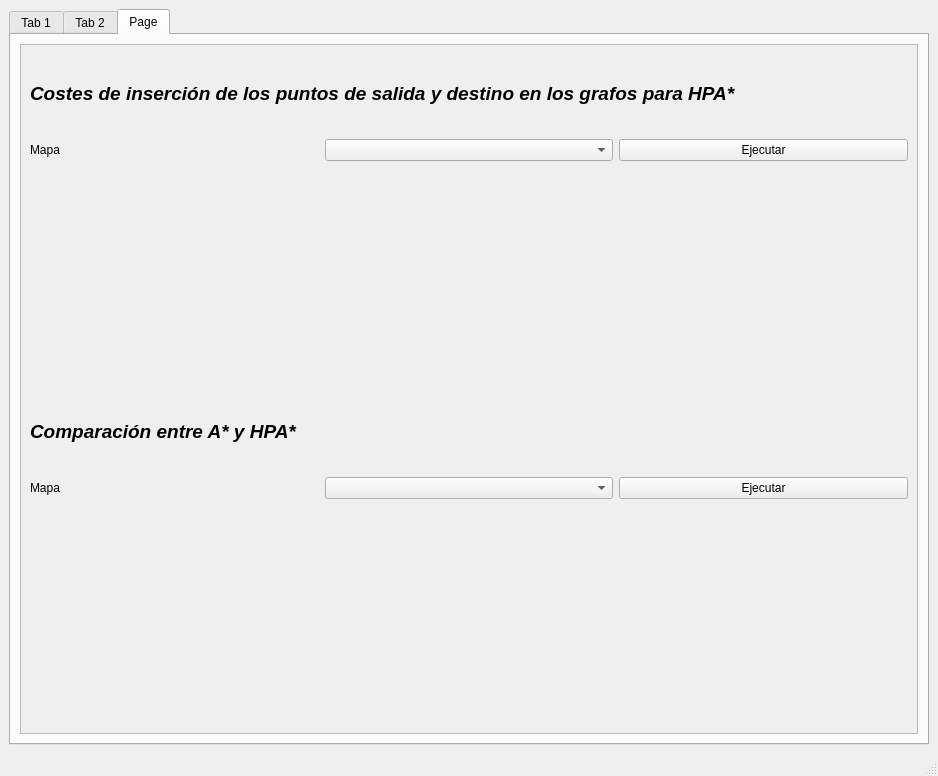
<?xml version="1.0" encoding="UTF-8"?>
<ui version="4.0">
 <class>MainWindow</class>
 <widget class="QMainWindow" name="MainWindow">
  <property name="geometry">
   <rect>
    <x>0</x>
    <y>0</y>
    <width>938</width>
    <height>776</height>
   </rect>
  </property>
  <property name="windowTitle">
   <string>MainWindow</string>
  </property>
  <widget class="QWidget" name="centralwidget">
   <layout class="QVBoxLayout" name="verticalLayout_2">
    <item>
     <widget class="QTabWidget" name="tabWidget">
      <property name="currentIndex">
       <number>2</number>
      </property>
      <widget class="QWidget" name="aEstrella">
       <attribute name="title">
        <string>Tab 1</string>
       </attribute>
       <layout class="QHBoxLayout" name="horizontalLayout_3">
        <item>
         <layout class="QGridLayout" name="gridLayoutA">
          <item row="0" column="2" rowspan="9">
           <widget class="QLabel" name="mapaAEstrella">
            <property name="text">
             <string/>
            </property>
           </widget>
          </item>
          <item row="0" column="0">
           <widget class="QLabel" name="filaIAText">
            <property name="text">
             <string>Fila inicial</string>
            </property>
           </widget>
          </item>
          <item row="0" column="1">
           <widget class="QSpinBox" name="filaIA">
            <property name="maximum">
             <number>511</number>
            </property>
           </widget>
          </item>
          <item row="1" column="1">
           <widget class="QSpinBox" name="columnaIA">
            <property name="maximum">
             <number>511</number>
            </property>
           </widget>
          </item>
          <item row="1" column="0">
           <widget class="QLabel" name="columnaIAText">
            <property name="text">
             <string>Columna inicial</string>
            </property>
           </widget>
          </item>
          <item row="2" column="0">
           <widget class="QLabel" name="filaFAText">
            <property name="text">
             <string>Fila final</string>
            </property>
           </widget>
          </item>
          <item row="2" column="1">
           <widget class="QSpinBox" name="filaFA">
            <property name="maximum">
             <number>511</number>
            </property>
           </widget>
          </item>
          <item row="3" column="1">
           <widget class="QSpinBox" name="columnaFA">
            <property name="maximum">
             <number>511</number>
            </property>
           </widget>
          </item>
          <item row="3" column="0">
           <widget class="QLabel" name="columnaFAText">
            <property name="text">
             <string>Columna final</string>
            </property>
           </widget>
          </item>
          <item row="4" column="0">
           <widget class="QLabel" name="mapaaText">
            <property name="text">
             <string>Mapa</string>
            </property>
           </widget>
          </item>
          <item row="4" column="1">
           <widget class="QComboBox" name="mapasa"/>
          </item>
          <item row="5" column="0" rowspan="3" colspan="2">
           <widget class="QLabel" name="datosAEstrella">
            <property name="text">
             <string>Ejecuta el programa para A*</string>
            </property>
           </widget>
          </item>
          <item row="8" column="0" colspan="2">
           <widget class="QPushButton" name="ejecutaAEstrella">
            <property name="text">
             <string>Ejecutar</string>
            </property>
           </widget>
          </item>
         </layout>
        </item>
       </layout>
      </widget>
      <widget class="QWidget" name="hpaEstrella">
       <attribute name="title">
        <string>Tab 2</string>
       </attribute>
       <layout class="QHBoxLayout" name="horizontalLayout_2">
        <item>
         <layout class="QGridLayout" name="gridLayoutHPA">
          <item row="4" column="1">
           <widget class="QComboBox" name="mapashpa"/>
          </item>
          <item row="4" column="0">
           <widget class="QLabel" name="mapahpaText">
            <property name="text">
             <string>Mapa</string>
            </property>
           </widget>
          </item>
          <item row="0" column="2" rowspan="8">
           <widget class="QLabel" name="mapaHPA">
            <property name="text">
             <string/>
            </property>
           </widget>
          </item>
          <item row="1" column="0">
           <widget class="QLabel" name="columnaIhpaText">
            <property name="text">
             <string>Columna inicial</string>
            </property>
           </widget>
          </item>
          <item row="0" column="0">
           <widget class="QLabel" name="filaIhpaText">
            <property name="text">
             <string>Fila inicial</string>
            </property>
           </widget>
          </item>
          <item row="2" column="0">
           <widget class="QLabel" name="filaFHPAText">
            <property name="text">
             <string>Fila final</string>
            </property>
           </widget>
          </item>
          <item row="5" column="0" rowspan="2" colspan="2">
           <widget class="QLabel" name="datosHPA">
            <property name="text">
             <string>Ejecuta el programa para HPA*</string>
            </property>
           </widget>
          </item>
          <item row="0" column="1">
           <widget class="QSpinBox" name="filaIHPA">
            <property name="maximum">
             <number>511</number>
            </property>
           </widget>
          </item>
          <item row="7" column="0" colspan="2">
           <widget class="QPushButton" name="ejecutaHPA">
            <property name="text">
             <string>Ejecutar</string>
            </property>
           </widget>
          </item>
          <item row="1" column="1">
           <widget class="QSpinBox" name="columnaIHPA">
            <property name="maximum">
             <number>511</number>
            </property>
           </widget>
          </item>
          <item row="3" column="0">
           <widget class="QLabel" name="columnaFHPAText">
            <property name="text">
             <string>Columna final</string>
            </property>
           </widget>
          </item>
          <item row="2" column="1">
           <widget class="QSpinBox" name="filaFHPA">
            <property name="maximum">
             <number>511</number>
            </property>
           </widget>
          </item>
          <item row="3" column="1">
           <widget class="QSpinBox" name="columnaFHPA">
            <property name="maximum">
             <number>511</number>
            </property>
           </widget>
          </item>
         </layout>
        </item>
       </layout>
      </widget>
      <widget class="QWidget" name="comparacion">
       <attribute name="title">
        <string>Page</string>
       </attribute>
       <layout class="QHBoxLayout" name="horizontalLayout">
        <item>
         <widget class="QScrollArea" name="scrollArea">
          <property name="widgetResizable">
           <bool>true</bool>
          </property>
          <widget class="QWidget" name="scrollAreaWidgetContents">
           <property name="geometry">
            <rect>
             <x>0</x>
             <y>0</y>
             <width>894</width>
             <height>671</height>
            </rect>
           </property>
           <layout class="QVBoxLayout" name="verticalLayout">
            <item>
             <layout class="QGridLayout" name="gridLayout">
              <item row="3" column="1">
               <widget class="QComboBox" name="mapascInseSG"/>
              </item>
              <item row="3" column="2">
               <widget class="QPushButton" name="ejecutaInseSG">
                <property name="text">
                 <string>Ejecutar</string>
                </property>
               </widget>
              </item>
              <item row="3" column="0">
               <widget class="QLabel" name="mapacInseSGText">
                <property name="text">
                 <string>Mapa</string>
                </property>
               </widget>
              </item>
              <item row="0" column="0" rowspan="2" colspan="3">
               <widget class="QLabel" name="cInseSGText">
                <property name="font">
                 <font>
                  <family>Arial</family>
                  <pointsize>14</pointsize>
                  <weight>75</weight>
                  <italic>true</italic>
                  <bold>true</bold>
                 </font>
                </property>
                <property name="text">
                 <string>Costes de inserción de los puntos de salida y destino en los grafos para HPA*</string>
                </property>
               </widget>
              </item>
             </layout>
            </item>
            <item>
             <widget class="QLabel" name="graficoTC">
              <property name="text">
               <string/>
              </property>
             </widget>
            </item>
            <item>
             <widget class="QLabel" name="graficoNEC">
              <property name="text">
               <string/>
              </property>
             </widget>
            </item>
            <item>
             <layout class="QGridLayout" name="gridLayout_3">
              <item row="1" column="1">
               <widget class="QComboBox" name="mapasCompAHPA"/>
              </item>
              <item row="1" column="0">
               <widget class="QLabel" name="mapaCompAHPAText">
                <property name="text">
                 <string>Mapa</string>
                </property>
               </widget>
              </item>
              <item row="1" column="2">
               <widget class="QPushButton" name="ejecutarCompAHPA">
                <property name="text">
                 <string>Ejecutar</string>
                </property>
               </widget>
              </item>
              <item row="0" column="0" colspan="3">
               <widget class="QLabel" name="label">
                <property name="font">
                 <font>
                  <family>Arial</family>
                  <pointsize>14</pointsize>
                  <weight>75</weight>
                  <italic>true</italic>
                  <bold>true</bold>
                 </font>
                </property>
                <property name="text">
                 <string>Comparación entre A* y HPA*</string>
                </property>
               </widget>
              </item>
             </layout>
            </item>
            <item>
             <widget class="QLabel" name="graficoCompAHPAT">
              <property name="text">
               <string/>
              </property>
             </widget>
            </item>
            <item>
             <widget class="QLabel" name="graficoCompAHPAN">
              <property name="text">
               <string/>
              </property>
             </widget>
            </item>
           </layout>
          </widget>
         </widget>
        </item>
       </layout>
      </widget>
     </widget>
    </item>
   </layout>
  </widget>
  <widget class="QMenuBar" name="menubar">
   <property name="geometry">
    <rect>
     <x>0</x>
     <y>0</y>
     <width>938</width>
     <height>21</height>
    </rect>
   </property>
  </widget>
  <widget class="QStatusBar" name="statusbar"/>
 </widget>
 <resources/>
 <connections/>
</ui>
